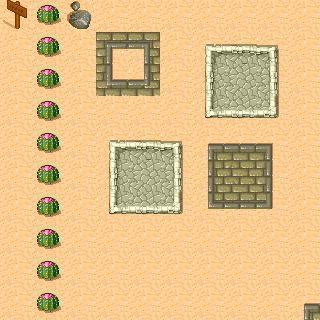

The image is a tile-based game level rendered from a .tmx file. Its description and source (layers, tilesets, objects; grid data summarised) follow:
An orthogonal 10x10 tile map with 32x32 px tiles, 5 tile layers (Testing Name 1, Testing Name 2, Testing Name 3, Testing Name 4, ...) and 3 objects.

<map version="1.0" orientation="orthogonal" width="10" height="10" tilewidth="32" tileheight="32">
 <tileset firstgid="1" name="tmw_desert_spacing" tilewidth="32" tileheight="32" spacing="1" margin="1">
  <image source="tmw_desert_spacing.png" trans="ffffff" width="265" height="199" />
  <tile id="0">
   <properties>
    <property name="Property A" value="Hello World" />
    <property name="Property B" value="666" />
   </properties>
  </tile>
 </tileset>
 <layer name="Testing Name 1" width="10" height="10">
  <data>[100 cells, 100 non-empty, 4 distinct tile ids]</data>
 </layer>
 <layer name="Testing Name 2" width="10" height="10">
  <data>[100 cells, 18 non-empty, 9 distinct tile ids]</data>
 </layer>
 <layer name="Testing Name 3" width="10" height="10">
  <data>[100 cells, 4 non-empty, 4 distinct tile ids]</data>
 </layer>
 <layer name="Testing Name 4" width="10" height="10">
  <data>[100 cells, 19 non-empty, 10 distinct tile ids]</data>
 </layer>
 <layer name="Testing Name 5" width="10" height="10">
  <data>[100 cells, 0 non-empty, 0 distinct tile ids]</data>
 </layer>
 <objectgroup name="Polygon Testing" width="10" height="10">
  <object x="93" y="49">
   <polygon points="0,0 51,6 9,56" />
  </object>
  <object x="114" y="176">
   <polygon points="0,0 51,-24 60,33" />
  </object>
  <object x="228" y="88">
   <polyline points="0,0 54,95 -3,183 -131,201" />
  </object>
 </objectgroup>
</map>
